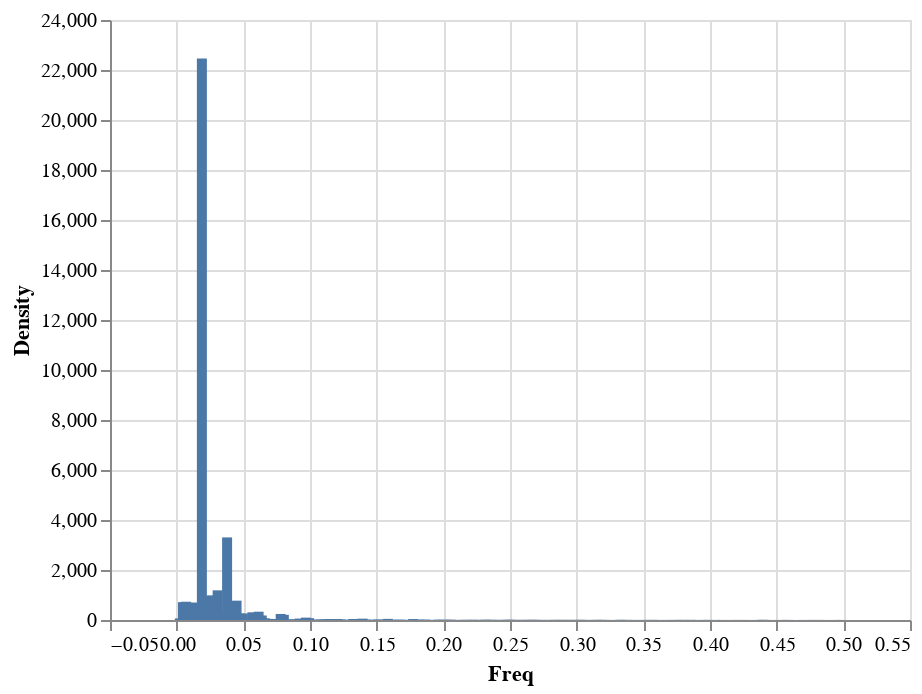

Notebook code for this chart:
### Code cell
data = pd.DataFrame({'Freq' : f2,'Density' : Pxx_den2})
alt.Chart(data).mark_bar().encode(
    x='Freq',
    y='Density',
)

### Figure 1 — Vega-Lite specification as saved in the notebook (floating-point values rounded to 4 significant figures; data arrays with more than 128 entries replaced by an {"elided": "..."} marker saying what was removed)
{"config": {"view": {"continuousWidth": 400, "continuousHeight": 300}}, "data": {"name": "data-c946c75f5079b0636ccb64af980d3632"}, "mark": "bar", "encoding": {"x": {"type": "quantitative", "field": "Freq"}, "y": {"type": "quantitative", "field": "Density"}}, "$schema": "https://vega.github.io/schema/vega-lite/v4.8.1.json", "datasets": {"data-c946c75f5079b0636ccb64af980d3632": {"elided": "212 records"}}}
